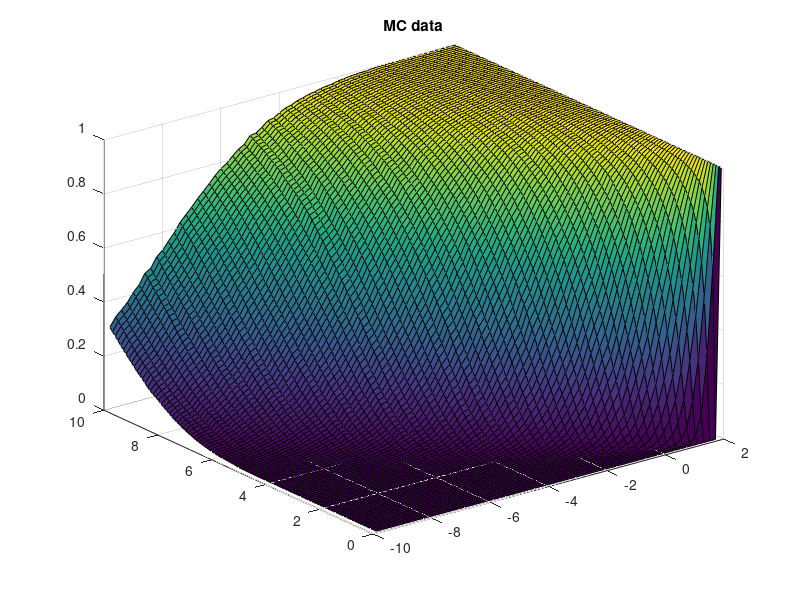
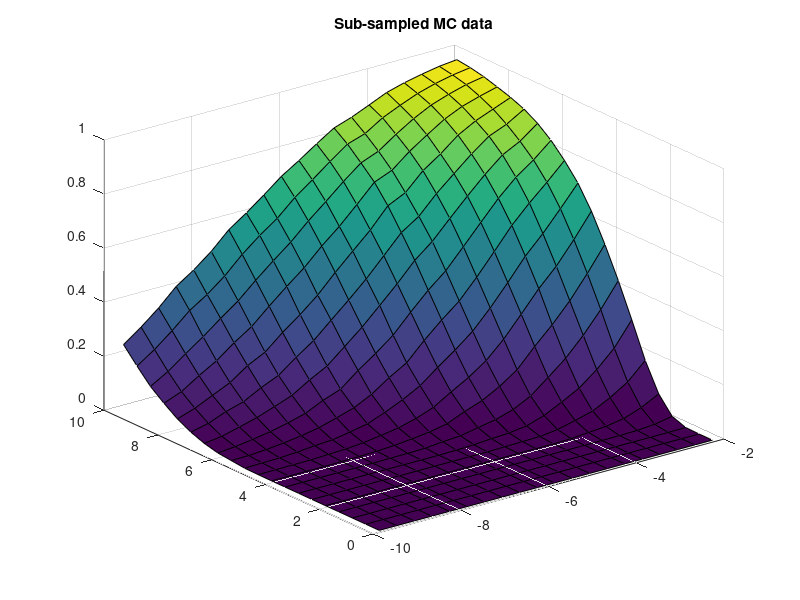

MATLAB code for these plots, in order: (Note: this script raises an error after producing the figures.)
clear; clc;
close all

load('MC data/f(x) = 1/MC10000.mat')

U = U2(51:109,1:100:10000);
bnd = ones(1, 100); % boundary condition with all ones
U = [U;bnd];

x = linspace(-9.8,2,60);
t = linspace(0.1,10,100);
[xx,tt] = ndgrid(x,t);

figure
surf(xx, tt, U)
title('MC data')

x_sub = x(1:2:40);
t_sub = t(1:5:100);

[xs,ts] = ndgrid(x_sub,t_sub);

U_sub = U(1:2:40, 1:5:100);

figure
surf(xs, ts, U_sub)
title('Sub-sampled MC data')


%% Thin Plate Spline

[xData, yData, zData] = prepareSurfaceData( x_sub, t_sub, U_sub );

% Set up fittype and options.
ft = 'thinplateinterp';

% Fit model to data.
[fitresult, gof] = fit( [xData, yData], zData, ft, 'Normalize', 'on' );

% % Plot fit with data.
% figure( 'Name', 'TPS' );
% h = plot( fitresult, [xData, yData], zData );
% legend( h, 'untitled fit 1', 'U_sub vs. x_sub, t_sub', 'Location', 'NorthEast', 'Interpreter', 'none' );
% % Label axes
% xlabel( 'x_sub', 'Interpreter', 'none' );
% ylabel( 't_sub', 'Interpreter', 'none' );
% zlabel( 'U_sub', 'Interpreter', 'none' );
% grid on

% Fit v.s. ground truth
U_fit = fitresult(xx, tt);

figure
surf(xx, tt, U_fit)
title('Thin plate spline')

% gradient
x_diff = linspace(-9.8,1.8,59);

[xd, td] = ndgrid(x_diff,t);

grad_mc = diff(U);
grad_fit = diff(U_fit);

figure
surf(xd, td, grad_mc)
title('MC gradient')

figure
surf(xd, td, grad_fit)
title('TPS gradient')


%% Poly55 fit
[xData, yData, zData] = prepareSurfaceData( x_sub, t_sub, U_sub );

% Set up fittype and options.
ft = fittype( 'poly55' );

% Fit model to data.
[fitresult, gof] = fit( [xData, yData], zData, ft, 'Normalize', 'on' );

% % Plot fit with data.
% figure( 'Name', 'ploy55' );
% h = plot( fitresult, [xData, yData], zData );
% legend( h, 'untitled fit 1', 'U_sub vs. x_sub, t_sub', 'Location', 'NorthEast', 'Interpreter', 'none' );
% % Label axes
% xlabel( 'x_sub', 'Interpreter', 'none' );
% ylabel( 't_sub', 'Interpreter', 'none' );
% zlabel( 'U_sub', 'Interpreter', 'none' );
% grid on
% view( -8.4, 6.6 );

U_fit = fitresult(xx, tt);
figure
surf(xx, tt, U_fit)
title('Poly55')


%% Cubic spline fit
[xData, yData, zData] = prepareSurfaceData( x_sub, t_sub, U_sub );

% Set up fittype and options.
ft = 'cubicinterp';

% Fit model to data.
[fitresult, gof] = fit( [xData, yData], zData, ft );

% % Plot fit with data.
% figure( 'Name', 'cubic spline' );
% h = plot( fitresult, [xData, yData], zData );
% legend( h, 'untitled fit 1', 'U_sub vs. x_sub, t_sub', 'Location', 'NorthEast', 'Interpreter', 'none' );
% % Label axes
% xlabel( 'x_sub', 'Interpreter', 'none' );
% ylabel( 't_sub', 'Interpreter', 'none' );
% zlabel( 'U_sub', 'Interpreter', 'none' );
% grid on
% view( 0.3, 7.8 );

U_fit = fitresult(xx, tt);
figure
surf(xx, tt, U_fit)
title('Cubic spline')


%% Biharmonic
[xData, yData, zData] = prepareSurfaceData( x_sub, t_sub, U_sub );

% Set up fittype and options.
ft = 'biharmonicinterp';

% Fit model to data.
[fitresult, gof] = fit( [xData, yData], zData, ft );

% % Plot fit with data.
% figure( 'Name', 'biharmonic' );
% h = plot( fitresult, [xData, yData], zData );
% legend( h, 'untitled fit 1', 'U_sub vs. x_sub, t_sub', 'Location', 'NorthEast', 'Interpreter', 'none' );
% % Label axes
% xlabel( 'x_sub', 'Interpreter', 'none' );
% ylabel( 't_sub', 'Interpreter', 'none' );
% zlabel( 'U_sub', 'Interpreter', 'none' );
% grid on
% view( -19.4, 19.2 );

U_fit = fitresult(xx, tt);
figure
surf(xx, tt, U_fit)
title('Biharmonic')


%% Lowess
[xData, yData, zData] = prepareSurfaceData( x_sub, t_sub, U_sub );

% Set up fittype and options.
ft = fittype( 'loess' );

% Fit model to data.
[fitresult, gof] = fit( [xData, yData], zData, ft, 'Normalize', 'on' );

% % Plot fit with data.
% figure( 'Name', 'Lowess' );
% h = plot( fitresult, [xData, yData], zData );
% legend( h, 'untitled fit 1', 'U_sub vs. x_sub, t_sub', 'Location', 'NorthEast', 'Interpreter', 'none' );
% % Label axes
% xlabel( 'x_sub', 'Interpreter', 'none' );
% ylabel( 't_sub', 'Interpreter', 'none' );
% zlabel( 'U_sub', 'Interpreter', 'none' );
% grid on
% view( -19.4, 19.2 );

U_fit = fitresult(xx, tt);
figure
surf(xx, tt, U_fit)
title('Lowess')


